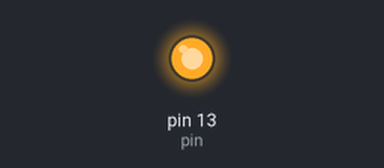
Bench run of a sketch on a simulated Arduino Uno, built with avr-gcc and run on an emulated ATmega328P. Shown: output pins drawn as LEDs (lit = HIGH).

Above: at 0.05 s.
Timing chart, 0 to 3.0 s (numbered marks = the images above):
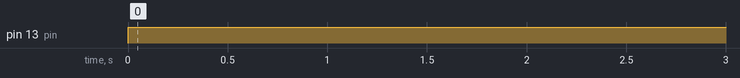

Measured:
- by itself, pin 13 (pin): LOW → HIGH at 0.00 s

The sketch:

p01_variables_sos.ino
```cpp
int pin = 13;
int longDelay = 1000;
int shortDelay = 100;

void setup()
{
    pinMode(13, OUTPUT);
}

void loop()
{
    // SOS : S = 3 short blinks, O = 3 long blinks, S = 3 short blinks
    digitalWrite(pin, HIGH);
    delay(shortDelay);
    digitalWrite(pin, LOW);
    // delay(shortDelay);

    // digitalWrite(pin, HIGH);
    // delay(shortDelay);

    // digitalWrite(pin, LOW);
    // delay(shortDelay);
    // digitalWrite(pin, HIGH);
    // delay(shortDelay);
    // digitalWrite(pin, LOW);
    // delay(shortDelay);
    // digitalWrite(pin, HIGH);
    // delay(shortDelay);
    // digitalWrite(pin, LOW);
    // delay(longDelay);

}
```
